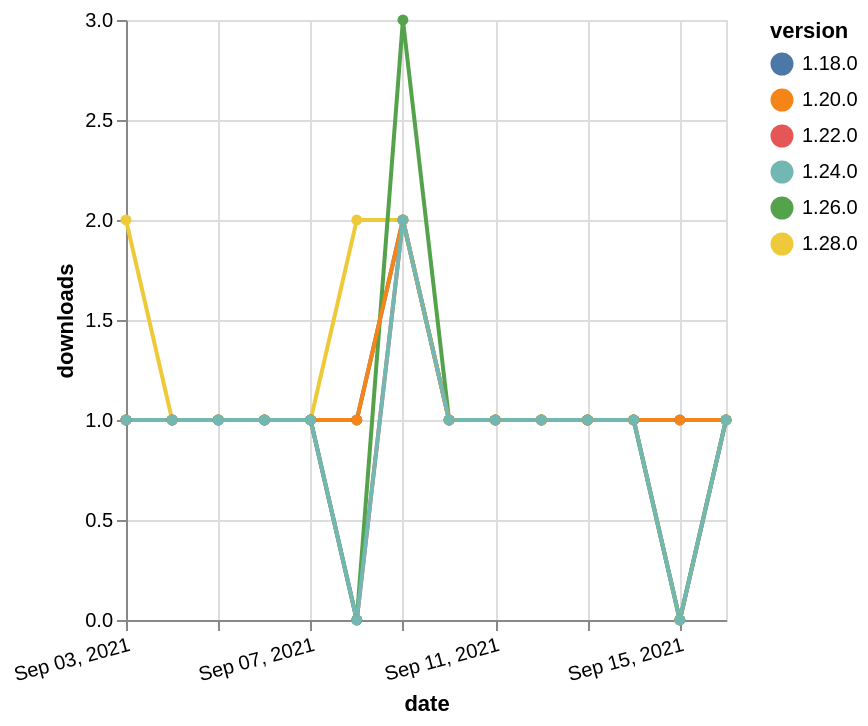

Express this chart as Vega-Lite.
### Vega-Lite specification from a JSON file in a GitHub repository (floating-point values rounded to 4 significant figures)
{"$schema": "https://vega.github.io/schema/vega-lite/v5.json", "description": "A simple bar chart with embedded data.", "data": {"values": [{"date": "2021-09-03", "total": 239, "delta": 1, "version": "1.18.0"}, {"date": "2021-09-04", "total": 240, "delta": 1, "version": "1.18.0"}, {"date": "2021-09-05", "total": 241, "delta": 1, "version": "1.18.0"}, {"date": "2021-09-06", "total": 242, "delta": 1, "version": "1.18.0"}, {"date": "2021-09-07", "total": 243, "delta": 1, "version": "1.18.0"}, {"date": "2021-09-08", "total": 244, "delta": 1, "version": "1.18.0"}, {"date": "2021-09-09", "total": 246, "delta": 2, "version": "1.18.0"}, {"date": "2021-09-10", "total": 247, "delta": 1, "version": "1.18.0"}, {"date": "2021-09-11", "total": 248, "delta": 1, "version": "1.18.0"}, {"date": "2021-09-12", "total": 249, "delta": 1, "version": "1.18.0"}, {"date": "2021-09-13", "total": 250, "delta": 1, "version": "1.18.0"}, {"date": "2021-09-14", "total": 251, "delta": 1, "version": "1.18.0"}, {"date": "2021-09-15", "total": 252, "delta": 1, "version": "1.18.0"}, {"date": "2021-09-16", "total": 253, "delta": 1, "version": "1.18.0"}, {"date": "2021-09-03", "total": 187, "delta": 1, "version": "1.22.0"}, {"date": "2021-09-04", "total": 188, "delta": 1, "version": "1.22.0"}, {"date": "2021-09-05", "total": 189, "delta": 1, "version": "1.22.0"}, {"date": "2021-09-06", "total": 190, "delta": 1, "version": "1.22.0"}, {"date": "2021-09-07", "total": 191, "delta": 1, "version": "1.22.0"}, {"date": "2021-09-08", "total": 191, "delta": 0, "version": "1.22.0"}, {"date": "2021-09-09", "total": 193, "delta": 2, "version": "1.22.0"}, {"date": "2021-09-10", "total": 194, "delta": 1, "version": "1.22.0"}, {"date": "2021-09-11", "total": 195, "delta": 1, "version": "1.22.0"}, {"date": "2021-09-12", "total": 196, "delta": 1, "version": "1.22.0"}, {"date": "2021-09-13", "total": 197, "delta": 1, "version": "1.22.0"}, {"date": "2021-09-14", "total": 198, "delta": 1, "version": "1.22.0"}, {"date": "2021-09-15", "total": 198, "delta": 0, "version": "1.22.0"}, {"date": "2021-09-16", "total": 199, "delta": 1, "version": "1.22.0"}, {"date": "2021-09-03", "total": 121, "delta": 2, "version": "1.28.0"}, {"date": "2021-09-04", "total": 122, "delta": 1, "version": "1.28.0"}, {"date": "2021-09-05", "total": 123, "delta": 1, "version": "1.28.0"}, {"date": "2021-09-06", "total": 124, "delta": 1, "version": "1.28.0"}, {"date": "2021-09-07", "total": 125, "delta": 1, "version": "1.28.0"}, {"date": "2021-09-08", "total": 127, "delta": 2, "version": "1.28.0"}, {"date": "2021-09-09", "total": 129, "delta": 2, "version": "1.28.0"}, {"date": "2021-09-10", "total": 130, "delta": 1, "version": "1.28.0"}, {"date": "2021-09-11", "total": 131, "delta": 1, "version": "1.28.0"}, {"date": "2021-09-12", "total": 132, "delta": 1, "version": "1.28.0"}, {"date": "2021-09-13", "total": 133, "delta": 1, "version": "1.28.0"}, {"date": "2021-09-14", "total": 134, "delta": 1, "version": "1.28.0"}, {"date": "2021-09-15", "total": 134, "delta": 0, "version": "1.28.0"}, {"date": "2021-09-16", "total": 135, "delta": 1, "version": "1.28.0"}, {"date": "2021-09-03", "total": 190, "delta": 1, "version": "1.26.0"}, {"date": "2021-09-04", "total": 191, "delta": 1, "version": "1.26.0"}, {"date": "2021-09-05", "total": 192, "delta": 1, "version": "1.26.0"}, {"date": "2021-09-06", "total": 193, "delta": 1, "version": "1.26.0"}, {"date": "2021-09-07", "total": 194, "delta": 1, "version": "1.26.0"}, {"date": "2021-09-08", "total": 194, "delta": 0, "version": "1.26.0"}, {"date": "2021-09-09", "total": 197, "delta": 3, "version": "1.26.0"}, {"date": "2021-09-10", "total": 198, "delta": 1, "version": "1.26.0"}, {"date": "2021-09-11", "total": 199, "delta": 1, "version": "1.26.0"}, {"date": "2021-09-12", "total": 200, "delta": 1, "version": "1.26.0"}, {"date": "2021-09-13", "total": 201, "delta": 1, "version": "1.26.0"}, {"date": "2021-09-14", "total": 202, "delta": 1, "version": "1.26.0"}, {"date": "2021-09-15", "total": 202, "delta": 0, "version": "1.26.0"}, {"date": "2021-09-16", "total": 203, "delta": 1, "version": "1.26.0"}, {"date": "2021-09-03", "total": 192, "delta": 1, "version": "1.20.0"}, {"date": "2021-09-04", "total": 193, "delta": 1, "version": "1.20.0"}, {"date": "2021-09-05", "total": 194, "delta": 1, "version": "1.20.0"}, {"date": "2021-09-06", "total": 195, "delta": 1, "version": "1.20.0"}, {"date": "2021-09-07", "total": 196, "delta": 1, "version": "1.20.0"}, {"date": "2021-09-08", "total": 197, "delta": 1, "version": "1.20.0"}, {"date": "2021-09-09", "total": 199, "delta": 2, "version": "1.20.0"}, {"date": "2021-09-10", "total": 200, "delta": 1, "version": "1.20.0"}, {"date": "2021-09-11", "total": 201, "delta": 1, "version": "1.20.0"}, {"date": "2021-09-12", "total": 202, "delta": 1, "version": "1.20.0"}, {"date": "2021-09-13", "total": 203, "delta": 1, "version": "1.20.0"}, {"date": "2021-09-14", "total": 204, "delta": 1, "version": "1.20.0"}, {"date": "2021-09-15", "total": 205, "delta": 1, "version": "1.20.0"}, {"date": "2021-09-16", "total": 206, "delta": 1, "version": "1.20.0"}, {"date": "2021-09-03", "total": 165, "delta": 1, "version": "1.24.0"}, {"date": "2021-09-04", "total": 166, "delta": 1, "version": "1.24.0"}, {"date": "2021-09-05", "total": 167, "delta": 1, "version": "1.24.0"}, {"date": "2021-09-06", "total": 168, "delta": 1, "version": "1.24.0"}, {"date": "2021-09-07", "total": 169, "delta": 1, "version": "1.24.0"}, {"date": "2021-09-08", "total": 169, "delta": 0, "version": "1.24.0"}, {"date": "2021-09-09", "total": 171, "delta": 2, "version": "1.24.0"}, {"date": "2021-09-10", "total": 172, "delta": 1, "version": "1.24.0"}, {"date": "2021-09-11", "total": 173, "delta": 1, "version": "1.24.0"}, {"date": "2021-09-12", "total": 174, "delta": 1, "version": "1.24.0"}, {"date": "2021-09-13", "total": 175, "delta": 1, "version": "1.24.0"}, {"date": "2021-09-14", "total": 176, "delta": 1, "version": "1.24.0"}, {"date": "2021-09-15", "total": 176, "delta": 0, "version": "1.24.0"}, {"date": "2021-09-16", "total": 177, "delta": 1, "version": "1.24.0"}]}, "width": "container", "mark": {"type": "line", "point": {"filled": true}}, "encoding": {"x": {"field": "date", "type": "temporal", "timeUnit": "yearmonthdate", "title": "date", "axis": {"labelAngle": -15}}, "y": {"field": "delta", "type": "quantitative", "title": "downloads"}, "color": {"field": "version", "type": "nominal"}, "tooltip": {"field": "delta"}}}
